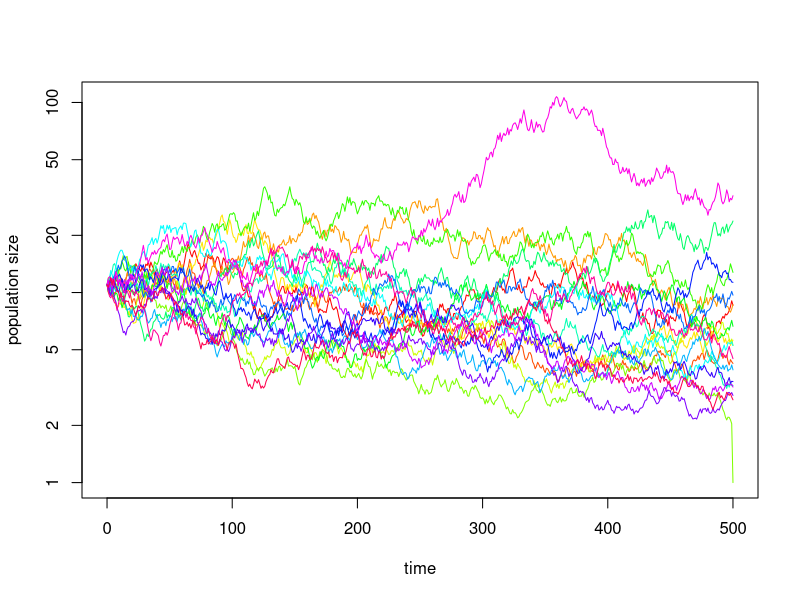

Reproduce this figure in R.
environmental_stochasticity <- function(N0, n, min, max) {# function with four arguments
  growth_factors <- runif(n, min, max)
  time_series <- c()
  time_series[1] <- N0
  for (t in 1:n) {
    time_series[t+1] <- if (time_series[t]*growth_factors[t] < 1) 0 else time_series[t]*growth_factors[t]
  }
  return(time_series)
}

n <- 500 # lenght of time series
min <- 0.9 # lowest possible value for growth factor
max <- 1.1 # largest possible value of growth factor
N0 <- 10 # initial population size
sim <- 20 # number of simulation runs

results <- matrix(nrow = n + 1, ncol = sim) # creates an empty matrix with n+1 rows and sim columns in which we will store the time series

j <- 1 # intialize a counter
for (i in 1:sim) {# executes the function sim times
  results[, j] <- environmental_stochasticity(N0, n, min, max) # produces a time series and stores it in the jth column of the matrix results
  j = j + 1 # updates the counter by increasing it by 1
}

cl <- rainbow(sim) # set number of colors equal to number of simulations

maxN <- numeric(sim) # here we determines how long the y-axis has to be
for (i in 1:sim) {# we do this by determining the largest population size that is reached in each of the simulations
  maxN[i] <- max(results[, i])
}

plot(0:n, results[, 1]+1, type="l", log="y", ylim=c(1, max(maxN)), col=cl[1], xlab="time", ylab="population size") # plot the result from the first simulation
for (i in 2:sim) {# add the results from all other simulations to the same graph
  lines(0:n, results[, i]+1, type="l", col=cl[i])
}